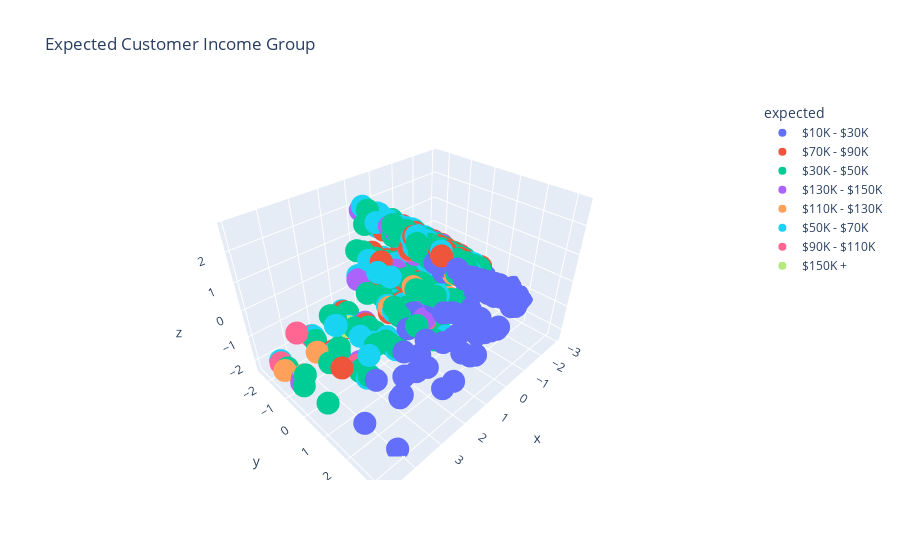

Notebook cell for this chart:
### Code cell
px.scatter_3d(data_frame= knnResult3DSample, x = 'x', y = 'y', z = 'z', color= 'expected', title = 'Expected Customer Income Group')
